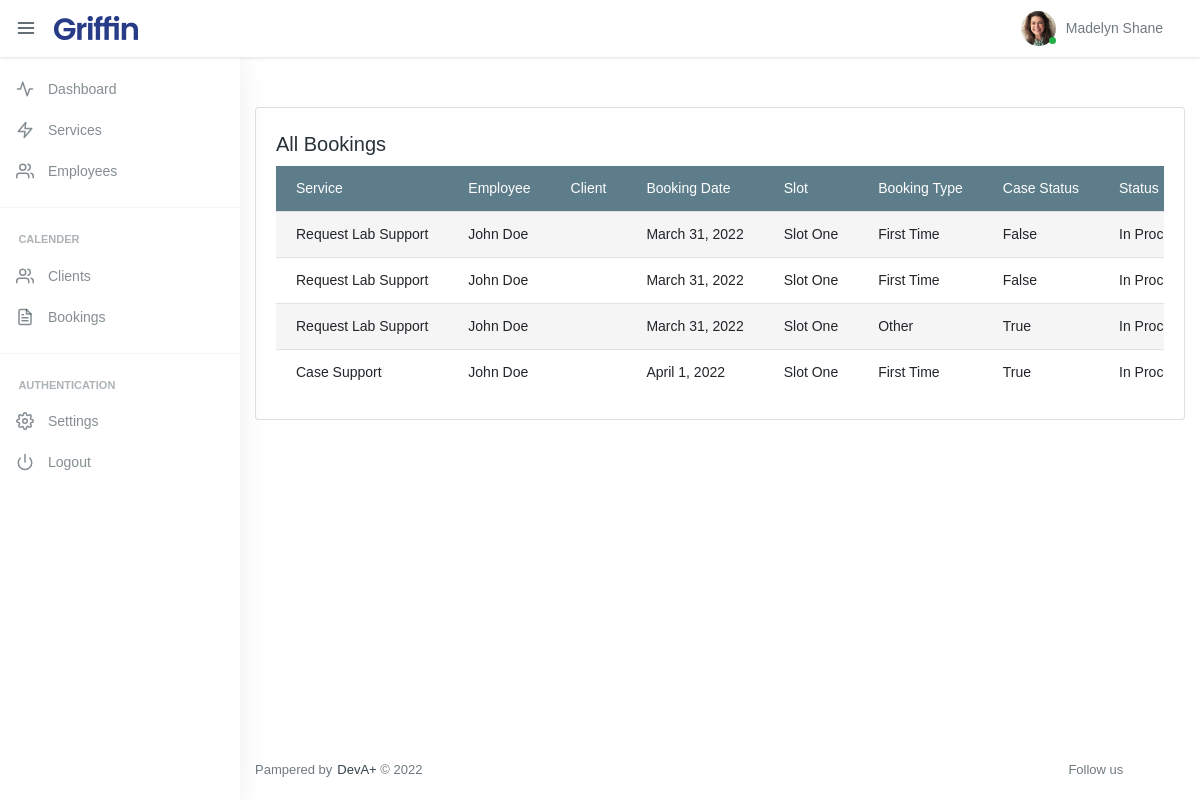
The page /bookings/ on the database its author committed.
### Calendly/models.py (models this page shows, shortened)
class Booking(models.Model):
    service = models.ForeignKey(Service, on_delete=models.CASCADE)
    employee = models.ForeignKey(Employee, on_delete=models.CASCADE)
    client = models.ForeignKey(Client, on_delete=models.CASCADE)
    booking_date = models.DateField()
    booking_type = models.CharField(max_length=100)
    booking_slot = models.CharField(max_length=100)
    is_case_approved = models.BooleanField(default=False)
    booking_status = models.CharField(max_length=100)
    active = models.BooleanField(default=True)
    class Meta:
        verbose_name = "Bookings"
        verbose_name_plural = "Bookings"

class Service(models.Model):
    service_name = models.CharField(max_length=500)
    duration = models.CharField(max_length=100, null=True, blank=True)
    fee = models.CharField(max_length=100, null=True, blank=True)
    class Meta:
        verbose_name = "Service"
        verbose_name_plural = "Services"

class Employee(models.Model):
    first_name = models.CharField(max_length=100)
    last_name = models.CharField(max_length=100, null=True, blank=True)
    email_address = models.EmailField(null=True, blank=True)
    calendar_days = models.IntegerField(null=True, blank=True)
    city = models.CharField(max_length=100, null=True, blank=True)
    state = models.CharField(max_length=100, null=True, blank=True)
    zip_code = models.CharField(max_length=100, null=True, blank=True)
    user = models.OneToOneField(User, on_delete=models.CASCADE)
    active = models.BooleanField(default=True)
    class Meta:
        verbose_name = "Employees"
        verbose_name_plural = "Employees"

### Calendly/views.py (the view)
# urls.py: path('bookings/', views.bookings, name="bookings"),
def bookings(request):
    all_bookings = Booking.objects.all()
    context = {
        "bookings": all_bookings
    }
    return render(request, template_name="administration/bookings.html", context=context)

### templates/administration/bookings.html (shortened to what this page needs)
{% extends 'bases/base.html' %}
{% load static %}
{% block main_content %}
    <div class="container-fluid mt-xl-50 mt-sm-30 mt-15">
        <div class="row">
            <div class="col-xl-12">
                <section class="hk-sec-wrapper">
                    <h5 class="hk-sec-title">All Bookings</h5>
                    <div class="row">
                        <div class="col-sm">
                            <div class="table-wrap">
                                <div class="table-responsive">
                                    <table class="table table-striped mb-0">
                                        <thead class="thead-active">
                                        <tr>
                                            <th>Service</th>
                                            <th>Employee</th>
                                            <th>Client</th>
                                            <th>Booking Date</th>
                                            <th>Slot</th>
                                            <th>Booking Type</th>
                                            <th>Case Status</th>
                                            <th>Status</th>
                                        </tr>
                                        </thead>
                                        <tbody>
                                        {% for booking in bookings %}
                                        <tr>
                                            <td>{{ booking.service.service_name }}</td>
                                            <td>{{ booking.employee.first_name }} {{ booking.employee.last_name }}</td>
                                            <td>{{ booking.cleint.client_name }}</td>
                                            <td>{{ booking.booking_date }}</td>
                                            <td>{{ booking.booking_slot }}</td>
                                            <td>{{ booking.booking_type }}</td>
                                            <td>{{ booking.is_case_approved }}</td>
                                            <td>{{ booking.booking_status }}</td>
                                        </tr>
                                        {% endfor %}
                                        </tbody>
                                    </table>
                                </div>
                            </div>
                        </div>
                    </div>
                </section>
            </div>
        </div>
    </div>
{% endblock main_content %}

### templates/bases/base.html (shortened to what this page needs)
{% load static %}
<!DOCTYPE html>
<html lang="en">
<head>
    <link href="{% static 'vendors4/morris.js/morris.css" rel="stylesheet' %}" type="text/css"/>
    <link href="{% static 'vendors4/jquery-toggles/css/toggles.css" rel="stylesheet' %}" type="text/css">
    <link href="{% static 'vendors4/jquery-toggles/css/themes/toggles-light.css' %}" rel="stylesheet" type="text/css">
    <link href="{% static 'vendors4/bootstrap/dist/css/bootstrap.min.css' %}" rel="stylesheet" type="text/css">
    <link href="{% static 'vendors4/owl.carousel/dist/assets/owl.carousel.min.css' %}" rel="stylesheet" type="text/css">
    <link href="{% static 'vendors4/owl.carousel/dist/assets/owl.theme.default.min.css' %}" rel="stylesheet"
          type="text/css">
    <link href="{% static 'vendors4/jquery-toast-plugin/dist/jquery.toast.min.css' %}" rel="stylesheet" type="text/css">
    <link href="{% static 'css/style.css' %}" rel="stylesheet" type="text/css">
</head>
<body>
<div class="hk-wrapper hk-vertical-nav">
    {% block top_bar %}
        <nav class="navbar navbar-expand-xl navbar-light fixed-top hk-navbar">
            <a id="navbar_toggle_btn" class="navbar-toggle-btn nav-link-hover" href="javascript:void(0);"><span
                    class="feather-icon"><i data-feather="menu"></i></span></a>
            <a class="navbar-brand" href="">
                <img class="brand-img d-inline-block" src="{% static 'img/logo-light.png' %}" alt="brand"/>
            </a>
            <ul class="navbar-nav hk-navbar-content">
                <li class="nav-item dropdown dropdown-authentication">
                    <a class="nav-link dropdown-toggle no-caret" href="#" role="button" data-toggle="dropdown"
                       aria-haspopup="true" aria-expanded="false">
                        <div class="media">
                            <div class="media-img-wrap">
                                <div class="avatar">
                                    <img src="{% static 'img/avatar12.jpg' %}" alt="user"
                                         class="avatar-img rounded-circle">
                                </div>
                                <span class="badge badge-success badge-indicator"></span>
                            </div>
                            <div class="media-body">
                                <span>Madelyn Shane<i class="zmdi zmdi-chevron-down"></i></span>
                            </div>
                        </div>
                    </a>
                </li>
            </ul>
        </nav>
    {% endblock top_bar %}
    {% block nav_bar %}
        <nav class="hk-nav hk-nav-light">
            <div class="nicescroll-bar">
                <div class="navbar-nav-wrap">
                    <ul class="navbar-nav flex-column">
                        <li class="nav-item ">
                            <a class="nav-link" href="{% url 'dashboard' %}">
                                <span class="feather-icon"><i data-feather="activity"></i></span>
                                <span class="nav-link-text">Dashboard</span>
                            </a>
                        </li>
                        <li class="nav-item ">
                            <a class="nav-link" href="{% url 'services' %}">
                                <span class="feather-icon"><i data-feather="zap"></i></span>
                                <span class="nav-link-text">Services</span>
                            </a>
                        </li>
                        <li class="nav-item">
                            <a class="nav-link" href="{% url 'employees' %}">
                                <span class="feather-icon"><i data-feather="users"></i></span>
                                <span class="nav-link-text">Employees</span>
                            </a>
                        </li>
                    </ul>
                    <hr class="nav-separator">
                    <div class="nav-header">
                        <span>Calender</span>
                    </div>
                    <ul class="navbar-nav flex-column">
                        <li class="nav-item">
                            <a class="nav-link" href="{% url 'clients' %}">
                                <span class="feather-icon"><i data-feather="users"></i></span>
                                <span class="nav-link-text">Clients</span>
                            </a>
                        </li>
                        <li class="nav-item">
                            <a class="nav-link" href="{% url 'bookings' %}">
                                <span class="feather-icon"><i data-feather="file-text"></i></span>
                                <span class="nav-link-text">Bookings</span>
                            </a>
                        </li>
                    </ul>
                    <hr class="nav-separator">
                    <div class="nav-header">
                        <span>Authentication</span>
                    </div>
                    <ul class="navbar-nav flex-column">
                        <li class="nav-item">
                            <a class="nav-link" href="#">
                                <span class="feather-icon"><i data-feather="settings"></i></span>
                                <span class="nav-link-text">Settings</span>
                            </a>
                        </li>
                        <li class="nav-item">
                            <a class="nav-link" href="#">
                                <span class="feather-icon"><i data-feather="power"></i></span>
                                <span class="nav-link-text">Logout</span>
                            </a>
                        </li>
                    </ul>
                </div>
            </div>
        </nav>
{% endblock nav_bar %}
    <div class="hk-pg-wrapper">
        {% block main_content %}
        {% endblock main_content %}
        <div class="hk-footer-wrap container-fluid">
            <footer class="footer">
                <div class="row">
                    <div class="col-md-6 col-sm-12">
                        <p>Pampered by<a href="#" class="text-dark" target="_blank">DevA+</a> © 2022</p>
                    </div>
                    <div class="col-md-6 col-sm-12">
                        <p class="d-inline-block">Follow us</p>
                    </div>
                </div>
            </footer>
        </div>
    </div>
</div>
</body>
</html>

### rows shown on the page
Booking: service.service_name "Request Lab Support", employee.first_name "John", employee.last_name "Doe", booking_date "March 31, 2022", booking_slot "Slot One", booking_type "First Time", is_case_approved "False", booking_status "In…"
Booking: service.service_name "Request Lab Support", employee.first_name "John", employee.last_name "Doe", booking_date "March 31, 2022", booking_slot "Slot One", booking_type "First Time", is_case_approved "False", booking_status "In…"
Booking: service.service_name "Request Lab Support", employee.first_name "John", employee.last_name "Doe", booking_date "March 31, 2022", booking_slot "Slot One", booking_type "Other", is_case_approved "True", booking_status "In…"
Booking: service.service_name "Case Support", employee.first_name "John", employee.last_name "Doe", booking_date "April 1, 2022", booking_slot "Slot One", booking_type "First Time", is_case_approved "True", booking_status "In…"
